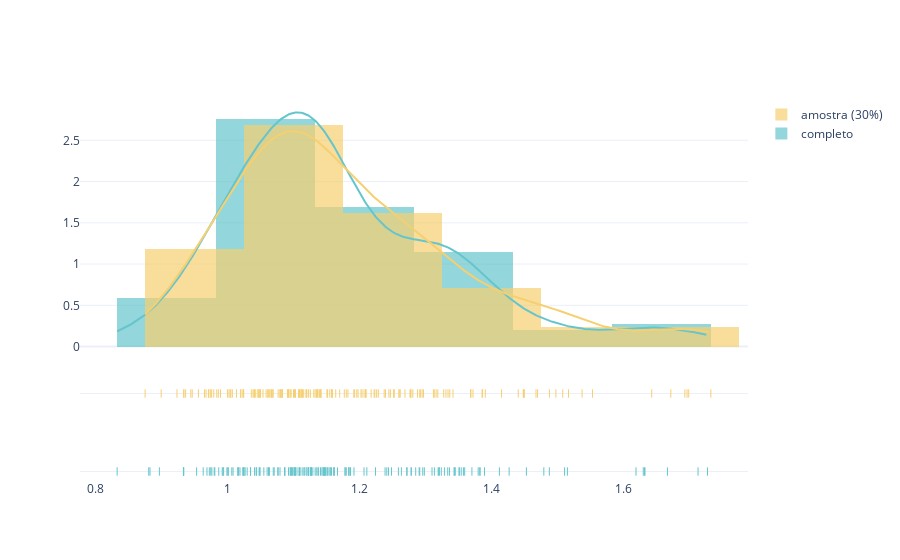

The code cell stored with this chart in its notebook:
### Code cell
mask_estados = (df.type == 'conventional') & df.region.isin(lista_estados)
mask_regiao = (df.type == 'conventional') & df.region.isin(lista_regioes)
mask_total = (df.type == 'conventional') & (df.region == 'TotalUS')


average_price_total   = df.loc[mask_total,['date','average_price']].groupby('date')['average_price'].mean()  
average_price_estados = df.loc[mask_estados, ['date','average_price']].groupby('date')['average_price'].mean()
average_price_regioes = df.loc[mask_regiao,['date','average_price']].groupby('date')['average_price'].mean()


_df = df.sample(frac=0.3)

mask_estados = (_df.type == 'conventional') & _df.region.isin(lista_estados)
mask_regiao  = (_df.type == 'conventional') & _df.region.isin(lista_regioes)
mask_total   = (_df.type == 'conventional') & (_df.region == 'TotalUS')


_average_price_total    = _df.loc[mask_total,['date','average_price']].groupby('date')['average_price'].mean()  
_average_price_estados  = _df.loc[mask_estados, ['date','average_price']].groupby('date')['average_price'].mean()
_average_price_regioes  = _df.loc[mask_regiao,['date','average_price']].groupby('date')['average_price'].mean()


fig = ff.create_distplot(
    [average_price_estados.values,_average_price_estados.values],
    group_labels=['completo','amostra (30%)'],
    bin_size=.15,
    show_rug=True,
    colors = CORES_PASTEL[:2]
)
fig.show()

### Figure 1 — Plotly figure (JSON) as saved in the notebook; plotly's stock layout.template omitted (floating-point values rounded to 4 significant figures; data arrays with more than 128 entries replaced by an {"elided": "..."} marker saying what was removed)
{"data": [{"autobinx": false, "histnorm": "probability density", "legendgroup": "completo", "marker": {"color": "rgb(102, 197, 204)"}, "name": "completo", "opacity": 0.7, "type": "histogram", "x": {"elided": "169 float values"}, "xaxis": "x", "xbins": {"end": 1.728, "size": 0.15, "start": 0.8326}, "yaxis": "y"}, {"autobinx": false, "histnorm": "probability density", "legendgroup": "amostra (30%)", "marker": {"color": "rgb(246, 207, 113)"}, "name": "amostra (30%)", "opacity": 0.7, "type": "histogram", "x": {"elided": "169 float values"}, "xaxis": "x", "xbins": {"end": 1.733, "size": 0.15, "start": 0.875}, "yaxis": "y"}, {"legendgroup": "completo", "marker": {"color": "rgb(102, 197, 204)"}, "mode": "lines", "name": "completo", "showlegend": false, "type": "scatter", "x": {"elided": "500 float values"}, "xaxis": "x", "y": {"elided": "500 float values"}, "yaxis": "y"}, {"legendgroup": "amostra (30%)", "marker": {"color": "rgb(246, 207, 113)"}, "mode": "lines", "name": "amostra (30%)", "showlegend": false, "type": "scatter", "x": {"elided": "500 float values"}, "xaxis": "x", "y": {"elided": "500 float values"}, "yaxis": "y"}, {"legendgroup": "completo", "marker": {"color": "rgb(102, 197, 204)", "symbol": "line-ns-open"}, "mode": "markers", "name": "completo", "showlegend": false, "type": "scatter", "x": {"elided": "169 float values"}, "xaxis": "x", "y": {"elided": "169 str values"}, "yaxis": "y2"}, {"legendgroup": "amostra (30%)", "marker": {"color": "rgb(246, 207, 113)", "symbol": "line-ns-open"}, "mode": "markers", "name": "amostra (30%)", "showlegend": false, "type": "scatter", "x": {"elided": "169 float values"}, "xaxis": "x", "y": {"elided": "169 str values"}, "yaxis": "y2"}], "layout": {"barmode": "overlay", "hovermode": "closest", "legend": {"traceorder": "reversed"}, "xaxis": {"anchor": "y2", "domain": [0, 1], "zeroline": false}, "yaxis": {"anchor": "free", "domain": [0.35, 1], "position": 0}, "yaxis2": {"anchor": "x", "domain": [0, 0.25], "dtick": 1, "showticklabels": false}}}
